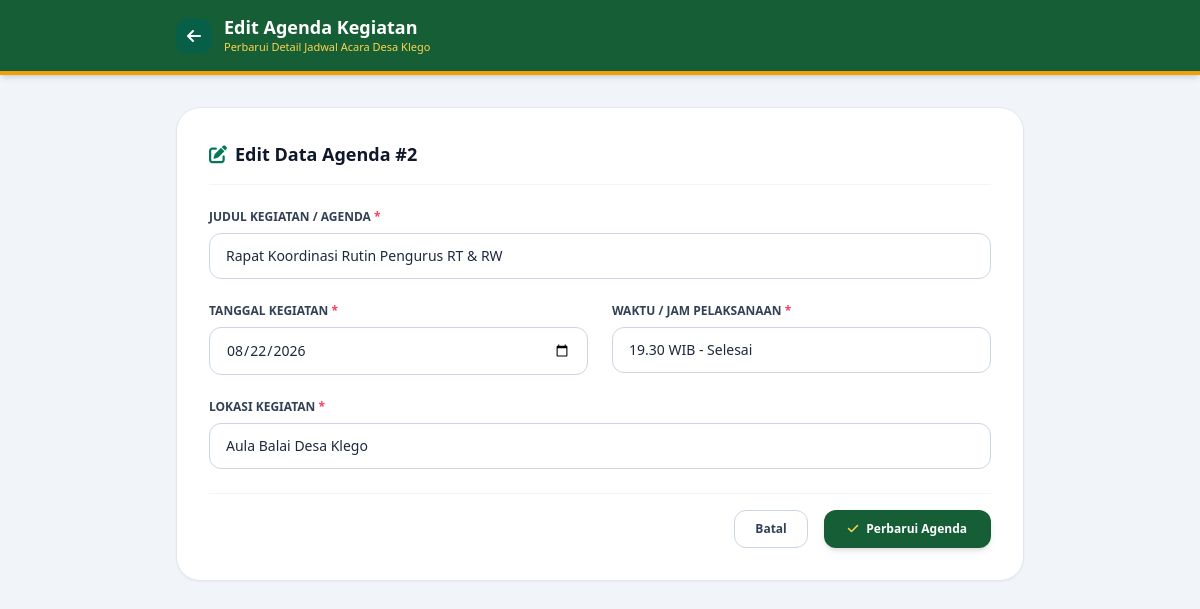
Screenshot of /admin/agenda-edit.php?id=2 (signed in) with the database file from the repository.
### tables this page shows
CREATE TABLE `agenda_desa` (
  `id` int(11) NOT NULL AUTO_INCREMENT,
  `judul` varchar(255) NOT NULL,
  `tanggal` date NOT NULL,
  `waktu` varchar(100) NOT NULL,
  `lokasi` varchar(255) NOT NULL,
  `created_at` timestamp DEFAULT current_timestamp(),
  PRIMARY KEY (`id`)
);

### admin/agenda-edit.php (the view, shortened to what this page needs)
<?php
include '../config/database.php';
$id = isset($_GET['id']) ? (int)$_GET['id'] : 0;
$query = mysqli_query($conn, "SELECT * FROM agenda_desa WHERE id = $id");
$data  = mysqli_fetch_assoc($query);
?>
<!DOCTYPE html>
<html lang="id">
<head>
    <script src="https://cdn.tailwindcss.com"></script>
    <link rel="stylesheet" href="https://cdnjs.cloudflare.com/ajax/libs/font-awesome/6.4.0/css/all.min.css">
</head>
<body class="bg-slate-100 min-h-screen font-sans text-slate-800">
    <header class="bg-[#165f36] text-white shadow-md border-b-4 border-amber-500">
        <div class="max-w-4xl mx-auto px-6 py-4 flex justify-between items-center">
            <div class="flex items-center gap-3">
                <a href="agenda.php" class="w-9 h-9 rounded-xl bg-emerald-800 flex items-center justify-center text-white hover:bg-emerald-700 transition-colors">
                    <i class="fa-solid fa-arrow-left"></i>
                </a>
                <div>
                    <h1 class="font-bold text-lg leading-tight">Edit Agenda Kegiatan</h1>
                    <p class="text-[11px] text-amber-300">Perbarui Detail Jadwal Acara Desa Klego</p>
                </div>
            </div>
        </div>
    </header>
    <main class="max-w-4xl mx-auto px-6 py-8">
        <div class="bg-white rounded-3xl p-8 border border-slate-200 shadow-sm">
            <h2 class="font-extrabold text-lg text-slate-900 mb-6 flex items-center gap-2 border-b pb-4 border-slate-100">
                <i class="fa-solid fa-pen-to-square text-emerald-700"></i> Edit Data Agenda #<?= $data['id'] ?>
            </h2>
            <form action="" method="POST" class="space-y-6">
                <div>
                    <label class="block text-xs font-extrabold text-slate-700 uppercase mb-2">Judul Kegiatan / Agenda <span class="text-rose-500">*</span></label>
                    <input type="text" name="judul" required value="<?= htmlspecialchars($data['judul']) ?>" class="w-full border border-slate-300 rounded-xl px-4 py-3 text-sm focus:outline-none focus:border-emerald-700 focus:ring-2 focus:ring-emerald-200 transition">
                </div>
                <div class="grid grid-cols-1 md:grid-cols-2 gap-6">
                    <div>
                        <label class="block text-xs font-extrabold text-slate-700 uppercase mb-2">Tanggal Kegiatan <span class="text-rose-500">*</span></label>
                        <input type="date" name="tanggal" required value="<?= htmlspecialchars($data['tanggal']) ?>" class="w-full border border-slate-300 rounded-xl px-4 py-3 text-sm focus:outline-none focus:border-emerald-700 focus:ring-2 focus:ring-emerald-200 transition">
                    </div>
                    <div>
                        <label class="block text-xs font-extrabold text-slate-700 uppercase mb-2">Waktu / Jam Pelaksanaan <span class="text-rose-500">*</span></label>
                        <input type="text" name="waktu" required value="<?= htmlspecialchars($data['waktu']) ?>" class="w-full border border-slate-300 rounded-xl px-4 py-3 text-sm focus:outline-none focus:border-emerald-700 focus:ring-2 focus:ring-emerald-200 transition">
                    </div>
                </div>
                <div>
                    <label class="block text-xs font-extrabold text-slate-700 uppercase mb-2">Lokasi Kegiatan <span class="text-rose-500">*</span></label>
                    <input type="text" name="lokasi" required value="<?= htmlspecialchars($data['lokasi']) ?>" class="w-full border border-slate-300 rounded-xl px-4 py-3 text-sm focus:outline-none focus:border-emerald-700 focus:ring-2 focus:ring-emerald-200 transition">
                </div>
                <div class="flex justify-end gap-4 pt-4 border-t border-slate-100">
                    <a href="agenda.php" class="px-5 py-2.5 rounded-xl border border-slate-300 text-slate-700 text-xs font-bold hover:bg-slate-50 transition">
                        Batal
                    </a>
                    <button type="submit" class="bg-[#165f36] hover:bg-[#0f4426] text-white text-xs font-extrabold px-6 py-2.5 rounded-xl shadow-md flex items-center gap-2 transition-transform active:scale-95">
                        <i class="fa-solid fa-check text-amber-300"></i> Perbarui Agenda
                    </button>
                </div>
            </form>
        </div>
    </main>
</body>
</html>

### rows the page displays
agenda_desa: id "2", judul "Rapat Koordinasi Rutin Pengurus RT & RW", tanggal "08/22/2026", waktu "19.30 WIB - Selesai", lokasi "Aula Balai Desa Klego"
